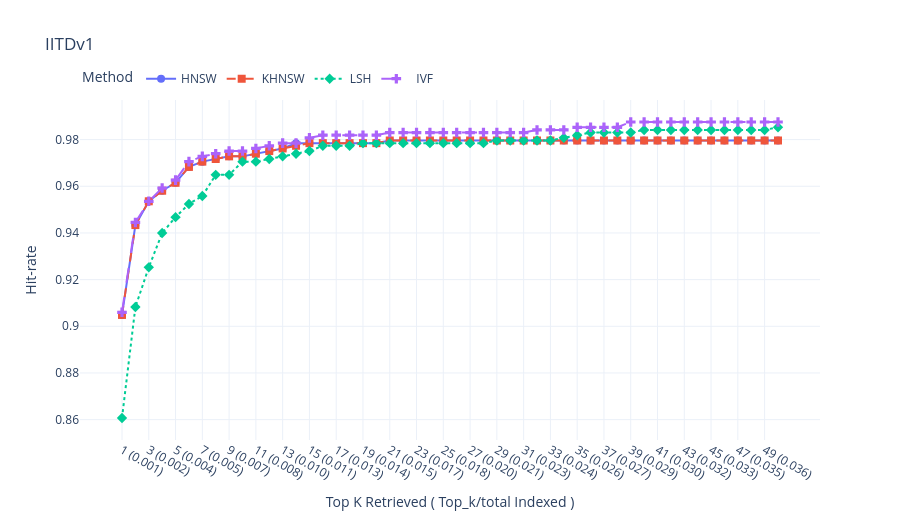

Notebook cell for this chart:
### Code cell
# combine_plot_results.py
import numpy as np
import plotly.graph_objects as go

# Example load - change to your actual filenames/formats
# Each file contains two arrays of same length: penetration_rates and hit_rates
hnsw = np.load('IITDv1_hnsw.npz')   # keys: 'x','y'
khnsw = np.load('IITDv1_khnsw.npz')
lsh = np.load('IITDv1_LSH.npz')
ivf = np.load('IITDv1_IVF.npz')

datasets = {
    'HNSW' : hnsw,
    'KHNSW': khnsw,
    'LSH'  : lsh,
    'IVF'  : ivf
}

# choose markers and line styles for clarity
style = {
    'HNSW': {'marker':'circle',  'dash':'solid'},
    'KHNSW':{'marker':'square',  'dash':'dash'},
    'LSH':  {'marker':'diamond', 'dash':'dot'},
    'IVF':  {'marker':'cross',   'dash':'longdash'}
}

fig = go.Figure()
for name, data in datasets.items():
    x = data['x']  # Top K Retrieved ( Top_k/total Indexed )s
    y = data['y']  # hit-rates
    fig.add_trace(go.Scatter(
        x = x,
        y = y,
        mode = 'lines+markers',
        name = name,
        marker = dict(symbol=style[name]['marker'], size=8),
        line = dict(dash=style[name]['dash'], width=2),
        hovertemplate = f'{name}<br>Penetration: %{{x}}<br>Hit-rate: %{{y:.3f}}<extra></extra>'
    ))

fig.update_layout(
    title = 'IITDv1',
    xaxis_title = 'Top K Retrieved ( Top_k/total Indexed )',
    yaxis_title = 'Hit-rate',
    legend = dict(title='Method', orientation='h', yanchor='bottom', y=1.02, xanchor='left', x=0),
    template = 'plotly_white',
    width = 900, height = 520
)

fig.write_html('combined_hitrate.html', include_plotlyjs='cdn')  # save interactive file
fig.show()

### Figure 1 — Plotly figure (JSON) as saved in the notebook; plotly's stock layout.template omitted (floating-point values rounded to 4 significant figures)
{"data": [{"hovertemplate": "HNSW<br>Penetration: %{x}<br>Hit-rate: %{y:.3f}<extra></extra>", "line": {"dash": "solid", "width": 2}, "marker": {"size": 8, "symbol": "circle"}, "mode": "lines+markers", "name": "HNSW", "type": "scatter", "x": ["1 (0.001)", "2 (0.001)", "3 (0.002)", "4 (0.003)", "5 (0.004)", "6 (0.004)", "7 (0.005)", "8 (0.006)", "9 (0.007)", "10 (0.007)", "11 (0.008)", "12 (0.009)", "13 (0.010)", "14 (0.010)", "15 (0.011)", "16 (0.012)", "17 (0.013)", "18 (0.013)", "19 (0.014)", "20 (0.015)", "21 (0.015)", "22 (0.016)", "23 (0.017)", "24 (0.018)", "25 (0.018)", "26 (0.019)", "27 (0.020)", "28 (0.021)", "29 (0.021)", "30 (0.022)", "31 (0.023)", "32 (0.024)", "33 (0.024)", "34 (0.025)", "35 (0.026)", "36 (0.027)", "37 (0.027)", "38 (0.028)", "39 (0.029)", "40 (0.029)", "41 (0.030)", "42 (0.031)", "43 (0.032)", "44 (0.032)", "45 (0.033)", "46 (0.034)", "47 (0.035)", "48 (0.035)", "49 (0.036)", "50 (0.037)"], "y": [0.9049, 0.9434, 0.9536, 0.9581, 0.9615, 0.9683, 0.9706, 0.9717, 0.9728, 0.9728, 0.974, 0.9751, 0.9762, 0.9785, 0.9785, 0.9785, 0.9785, 0.9785, 0.9785, 0.9785, 0.9796, 0.9796, 0.9796, 0.9796, 0.9796, 0.9796, 0.9796, 0.9796, 0.9796, 0.9796, 0.9796, 0.9796, 0.9796, 0.9796, 0.9796, 0.9796, 0.9796, 0.9796, 0.9796, 0.9796, 0.9796, 0.9796, 0.9796, 0.9796, 0.9796, 0.9796, 0.9796, 0.9796, 0.9796, 0.9796]}, {"hovertemplate": "KHNSW<br>Penetration: %{x}<br>Hit-rate: %{y:.3f}<extra></extra>", "line": {"dash": "dash", "width": 2}, "marker": {"size": 8, "symbol": "square"}, "mode": "lines+markers", "name": "KHNSW", "type": "scatter", "x": ["1 (0.001)", "2 (0.001)", "3 (0.002)", "4 (0.003)", "5 (0.004)", "6 (0.004)", "7 (0.005)", "8 (0.006)", "9 (0.007)", "10 (0.007)", "11 (0.008)", "12 (0.009)", "13 (0.010)", "14 (0.010)", "15 (0.011)", "16 (0.012)", "17 (0.013)", "18 (0.013)", "19 (0.014)", "20 (0.015)", "21 (0.015)", "22 (0.016)", "23 (0.017)", "24 (0.018)", "25 (0.018)", "26 (0.019)", "27 (0.020)", "28 (0.021)", "29 (0.021)", "30 (0.022)", "31 (0.023)", "32 (0.024)", "33 (0.024)", "34 (0.025)", "35 (0.026)", "36 (0.027)", "37 (0.027)", "38 (0.028)", "39 (0.029)", "40 (0.029)", "41 (0.030)", "42 (0.031)", "43 (0.032)", "44 (0.032)", "45 (0.033)", "46 (0.034)", "47 (0.035)", "48 (0.035)", "49 (0.036)", "50 (0.037)"], "y": [0.9049, 0.9434, 0.9536, 0.9581, 0.9615, 0.9683, 0.9706, 0.9717, 0.9728, 0.9728, 0.974, 0.9751, 0.9762, 0.9773, 0.9785, 0.9785, 0.9785, 0.9785, 0.9785, 0.9785, 0.9796, 0.9796, 0.9796, 0.9796, 0.9796, 0.9796, 0.9796, 0.9796, 0.9796, 0.9796, 0.9796, 0.9796, 0.9796, 0.9796, 0.9796, 0.9796, 0.9796, 0.9796, 0.9796, 0.9796, 0.9796, 0.9796, 0.9796, 0.9796, 0.9796, 0.9796, 0.9796, 0.9796, 0.9796, 0.9796]}, {"hovertemplate": "LSH<br>Penetration: %{x}<br>Hit-rate: %{y:.3f}<extra></extra>", "line": {"dash": "dot", "width": 2}, "marker": {"size": 8, "symbol": "diamond"}, "mode": "lines+markers", "name": "LSH", "type": "scatter", "x": ["1 (0.001)", "2 (0.001)", "3 (0.002)", "4 (0.003)", "5 (0.004)", "6 (0.004)", "7 (0.005)", "8 (0.006)", "9 (0.007)", "10 (0.007)", "11 (0.008)", "12 (0.009)", "13 (0.010)", "14 (0.010)", "15 (0.011)", "16 (0.012)", "17 (0.013)", "18 (0.013)", "19 (0.014)", "20 (0.015)", "21 (0.015)", "22 (0.016)", "23 (0.017)", "24 (0.018)", "25 (0.018)", "26 (0.019)", "27 (0.020)", "28 (0.021)", "29 (0.021)", "30 (0.022)", "31 (0.023)", "32 (0.024)", "33 (0.024)", "34 (0.025)", "35 (0.026)", "36 (0.027)", "37 (0.027)", "38 (0.028)", "39 (0.029)", "40 (0.029)", "41 (0.030)", "42 (0.031)", "43 (0.032)", "44 (0.032)", "45 (0.033)", "46 (0.034)", "47 (0.035)", "48 (0.035)", "49 (0.036)", "50 (0.037)"], "y": [0.8607, 0.9083, 0.9253, 0.94, 0.9468, 0.9524, 0.9558, 0.9649, 0.9649, 0.9706, 0.9706, 0.9717, 0.9728, 0.974, 0.9751, 0.9773, 0.9773, 0.9773, 0.9785, 0.9785, 0.9785, 0.9785, 0.9785, 0.9785, 0.9785, 0.9785, 0.9785, 0.9785, 0.9796, 0.9796, 0.9796, 0.9796, 0.9796, 0.9807, 0.9819, 0.983, 0.983, 0.983, 0.983, 0.9841, 0.9841, 0.9841, 0.9841, 0.9841, 0.9841, 0.9841, 0.9841, 0.9841, 0.9841, 0.9853]}, {"hovertemplate": "IVF<br>Penetration: %{x}<br>Hit-rate: %{y:.3f}<extra></extra>", "line": {"dash": "longdash", "width": 2}, "marker": {"size": 8, "symbol": "cross"}, "mode": "lines+markers", "name": "IVF", "type": "scatter", "x": ["1 (0.001)", "2 (0.001)", "3 (0.002)", "4 (0.003)", "5 (0.004)", "6 (0.004)", "7 (0.005)", "8 (0.006)", "9 (0.007)", "10 (0.007)", "11 (0.008)", "12 (0.009)", "13 (0.010)", "14 (0.010)", "15 (0.011)", "16 (0.012)", "17 (0.013)", "18 (0.013)", "19 (0.014)", "20 (0.015)", "21 (0.015)", "22 (0.016)", "23 (0.017)", "24 (0.018)", "25 (0.018)", "26 (0.019)", "27 (0.020)", "28 (0.021)", "29 (0.021)", "30 (0.022)", "31 (0.023)", "32 (0.024)", "33 (0.024)", "34 (0.025)", "35 (0.026)", "36 (0.027)", "37 (0.027)", "38 (0.028)", "39 (0.029)", "40 (0.029)", "41 (0.030)", "42 (0.031)", "43 (0.032)", "44 (0.032)", "45 (0.033)", "46 (0.034)", "47 (0.035)", "48 (0.035)", "49 (0.036)", "50 (0.037)"], "y": [0.906, 0.9445, 0.9536, 0.9592, 0.9626, 0.9706, 0.9728, 0.974, 0.9751, 0.9751, 0.9762, 0.9773, 0.9785, 0.9785, 0.9807, 0.9819, 0.9819, 0.9819, 0.9819, 0.9819, 0.983, 0.983, 0.983, 0.983, 0.983, 0.983, 0.983, 0.983, 0.983, 0.983, 0.983, 0.9841, 0.9841, 0.9841, 0.9853, 0.9853, 0.9853, 0.9853, 0.9875, 0.9875, 0.9875, 0.9875, 0.9875, 0.9875, 0.9875, 0.9875, 0.9875, 0.9875, 0.9875, 0.9875]}], "layout": {"height": 520, "legend": {"orientation": "h", "title": {"text": "Method"}, "x": 0, "xanchor": "left", "y": 1.02, "yanchor": "bottom"}, "title": {"text": "IITDv1"}, "width": 900, "xaxis": {"title": {"text": "Top K Retrieved ( Top_k/total Indexed )"}}, "yaxis": {"title": {"text": "Hit-rate"}}}}
